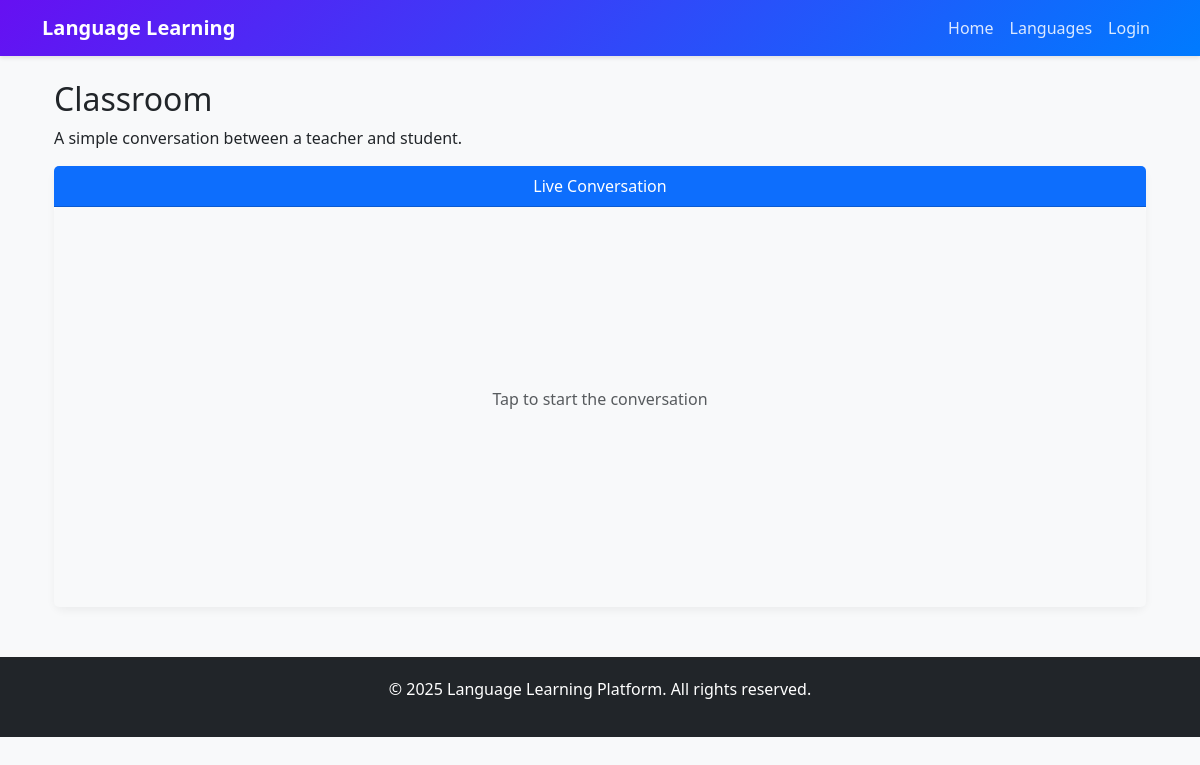
The page /scenarios/1/ on the database its author committed.
### scenarios/models.py (models this page shows, shortened)
class Scenario(models.Model):
    title = models.CharField(max_length=255)  # Scenario title
    category = models.CharField(max_length=100, choices=[
        ('education', 'Education'),
        ('daily_life', 'Daily Life'),
        ('business', 'Business & Travel'),
        ('casual', 'Casual Conversations'),
    ])
    description = models.TextField()  # Brief scenario description
    image = models.CharField(max_length=255, default="default.png")

### scenarios/views.py (the view)
# urls.py: path('<int:scenario_id>/', scenario_detail, name='scenario_detail'),
def scenario_detail(request, scenario_id):
    scenario = get_object_or_404(Scenario, id=scenario_id)
    dialogues = scenario.dialogues.order_by('order')  # Ensure messages are in order
    return render(request, 'scenarios/scenario_detail.html', {'scenario': scenario, 'dialogues': dialogues})

### scenarios/templates/scenarios/scenario_detail.html (shortened to what this page needs)
{% extends "base.html" %}
{% load static %}
{% block content %}
<div class="container mt-4">
    <h2>{{ scenario.title }}</h2>
    <p>{{ scenario.description }}</p>
    <div class="card">
        <div class="card-header bg-primary text-white text-center">Live Conversation</div>
        <div class="card-body chat-box" id="chatBox" style="height: 400px; overflow-y: auto; background: #f8f9fa; padding: 10px; border-radius: 5px; cursor: pointer;">
            <div id="chatMessages" onclick="showNextDialogue()">
                <p class="text-center text-muted">Tap to start the conversation</p>
            </div>
        </div>
    </div>
</div>
{% endblock %}

### courses/templates/base.html (style rules this page uses)
body { background-color: #f8f9fa; font-family: 'Segoe UI', Tahoma, Geneva, Verdana, sans-serif; }
.card { border: none; border-radius: 10px; box-shadow: 0 4px 8px rgba(0, 0, 0, 0.05); transition: transform 0.3s ease; }

### scenarios/templates/scenarios/scenario_detail.html (style rules this page uses)
.chat-box { display: flex; flex-direction: column; justify-content: center; text-align: center; }

### rows shown on the page
Scenario: title "Classroom", description "A simple conversation between a teacher and student."
